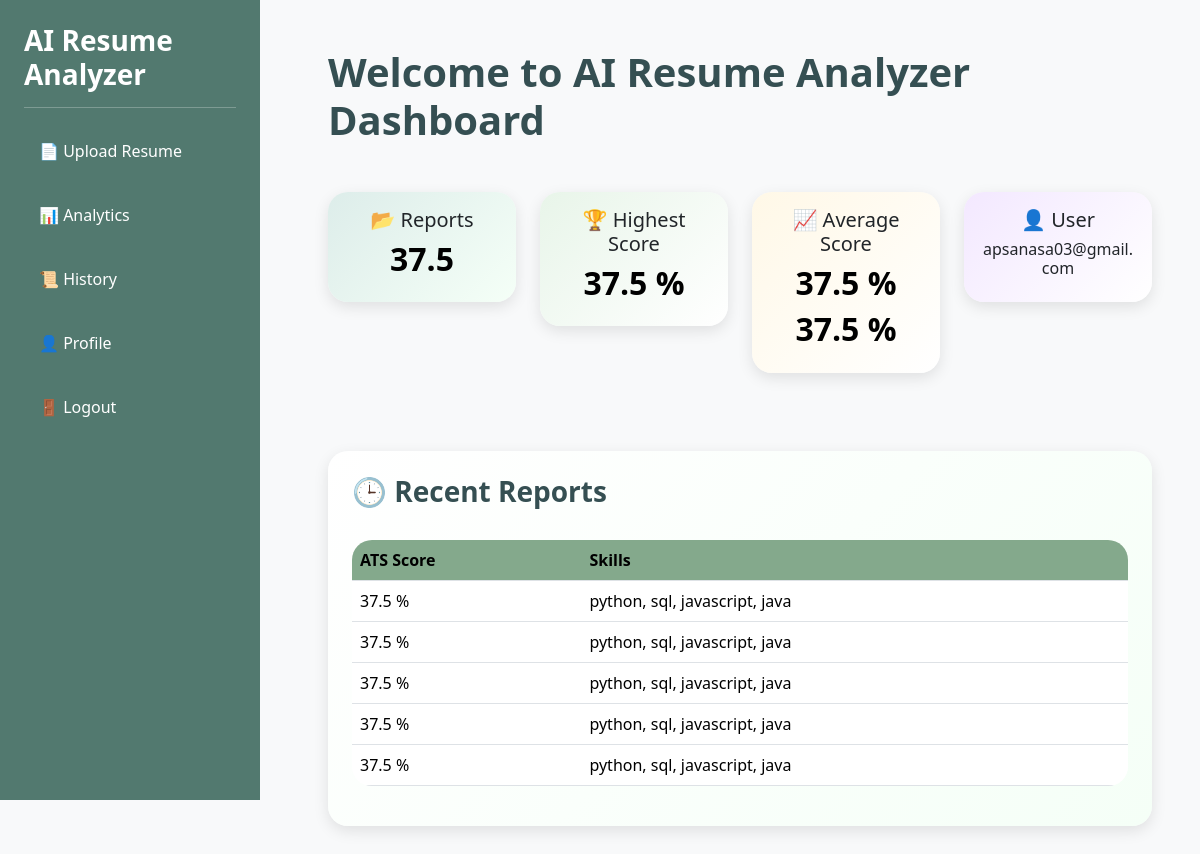
The app's page /dashboard (signed in) with its own data.
### tables this page shows
CREATE TABLE reports(

        id INTEGER PRIMARY KEY AUTOINCREMENT,

        user_email TEXT,

        score REAL,

        skills TEXT

    , date TEXT);

### app.py (the view)
@app.route('/dashboard')
def dashboard():
    if 'user' not in session:
        return redirect('/login')
    stats = get_statistics()
    recent_reports = get_recent_reports(
        session['user']
    )
    return render_template(
        'dashboard.html',
        total_reports=stats[0],
        highest_score=stats[1],
        average_score=round(stats[2],2)
        if stats[2] else 0,
        email=session['user'],
        recent_reports=recent_reports
    )

### app.py (called while the page is built)
def get_recent_reports(user_email):
    conn = sqlite3.connect("database/users.db")
    cursor = conn.cursor()
    cursor.execute(
        """
        SELECT score, skills
        FROM reports
        WHERE user_email = ?
        ORDER BY id DESC
        LIMIT 5
        """,
        (user_email,)
    )
    reports = cursor.fetchall()
    conn.close()
    return reports

### utils/database.py (called while the page is built)
def get_statistics():
    conn = sqlite3.connect("database/users.db")
    cursor = conn.cursor()
    cursor.execute("SELECT MAX(score) FROM reports")
    highest_score = cursor.fetchone()[0]
    cursor.execute("SELECT MIN(score) FROM reports")
    lowest_score = cursor.fetchone()[0]
    cursor.execute("SELECT AVG(score) FROM reports")
    average_score = cursor.fetchone()[0]
    cursor.execute("SELECT COUNT(*) FROM reports")
    total_reports = cursor.fetchone()[0]
    conn.close()
    if average_score:
        average_score = round(average_score, 2)
    else:
        average_score = 0
    return (
        highest_score,
        lowest_score,
        average_score,
        total_reports
    )

### templates/dashboard.html (shortened to what this page needs)
<!DOCTYPE html>
<html lang="en">
<head>
    <link
    href="https://cdn.jsdelivr.net/npm/bootstrap@5.3.3/dist/css/bootstrap.min.css"
    rel="stylesheet">
    <link rel="stylesheet"
    href="{{ url_for('static',
                     filename='css/style.css') }}">
</head>
<body>
<div class="d-flex">
    <div class="sidebar p-4">
        <h3>
            AI Resume Analyzer
        </h3>
        <hr>
        <a href="/upload">
            📄 Upload Resume
        </a>
        <a href="/analytics">
            📊 Analytics
        </a>
        <a href="/history">
            📜 History
        </a>
        <a href="/profile">
            👤 Profile
        </a>
        <a href="/logout">
            🚪 Logout
        </a>
    </div>
    <div class="content p-5">
        <h1 class="mb-5">
            Welcome to AI Resume Analyzer Dashboard
        </h1>
        <div class="row">
            <div class="col-md-3">
                <div class="card text-center p-3"
                     style="background:
                     linear-gradient(
                     135deg,
                     #DDEDEA,
                     #F5FFF7);">
                    <h5>
                        📂 Reports
                    </h5>
                    <h2>
                        {{ total_reports }}
                    </h2>
                </div>
            </div>
            <div class="col-md-3">
                <div class="card text-center p-3"
                     style="background:
                     linear-gradient(
                     135deg,
                     #E8F5E9,
                     #FFFFFF);">
                    <h5>
                        🏆 Highest Score
                    </h5>
                    <h2>
                        {{ highest_score }} %
                    </h2>
                </div>
            </div>
            <div class="col-md-3">
                <div class="card text-center p-3"
                     style="background:
                     linear-gradient(
                     135deg,
                     #FFF8E7,
                     #FFFFFF);">
                    <h5>
                        📈 Average Score
                    </h5>
                    <h2>
                        {{ average_score }} %
                    </h2>
                 <h2>
    {{ average_score }} %
</h2>
                </div>
            </div>
            <div class="col-md-3">
                <div class="card text-center p-3"
                     style="background:
                     linear-gradient(
                     135deg,
                     #F3E8FF,
                     #FFFFFF);">
                    <h5>
                        👤 User
                    </h5>
                    <h6>
                        {{ email }}
                    </h6>
                </div>
            </div>
        </div>
        <br><br>
        <div class="card p-4">
            <h3>
                🕒 Recent Reports
            </h3>
            <br>
            <table class="table">
                <thead>
                    <tr>
                        <th>
                            ATS Score
                        </th>
                        <th>
                            Skills
                        </th>
                    </tr>
                </thead>
                <tbody>
                    {% for report in recent_reports %}
                    <tr>
                        <td>
                            {{ report[0] }} %
                        </td>
                        <td>
                            {{ report[1] }}
                        </td>
                    </tr>
                    {% endfor %}
                </tbody>
            </table>
        </div>
    </div>
</div>
</body>
</html>

### static/css/style.css (style rules this page uses)
body { background: #F8F9FA; font-family: 'Segoe UI', sans-serif; color: #2F3E46; }
h1,h2,h3 { color: #354F52; font-weight: 600; }
.card { background: linear-gradient( 135deg, #ffffff, #F5FFF7 ); border: none; border-radius: 20px; padding: 20px; box-shadow: 0 8px 20px rgba( 0, 0, 0, 0.08 ); transition: all 0.3s ease; }
table { background:white; border-radius:15px; overflow:hidden; }
th { background:#84A98C !important; color:white; }
.row { margin-bottom:30px; }
a { text-decoration: none; }
.card { transition: 0.3s; }
.card { transition: all 0.3s ease; }
h1 { font-weight: bold; }
table { border-radius:20px; overflow:hidden; }
.sidebar { width:260px; height:100vh; background:#52796F; color:white; position:fixed; }
.sidebar h3 { color:white; }
.sidebar a { display:block; color:white; text-decoration:none; padding:15px; margin-top:10px; border-radius:15px; transition:0.3s; }
.content { margin-left:280px; width:100%; }
.card { border:none; border-radius:20px; box-shadow:0 5px 15px rgba(0,0,0,0.1); }
.card h2 { color:black; }

### records on screen
reports: score "37.5", skills "python, sql, javascript, java"
reports: score "37.5", skills "python, sql, javascript, java"
reports: score "37.5", skills "python, sql, javascript, java"
reports: score "37.5", skills "python, sql, javascript, java"
reports: score "37.5", skills "python, sql, javascript, java"

### other values on screen
{{ total_reports }} "37.5"
{{ highest_score }} "37.5"
{{ average_score }} "37.5"
{{ email }} "apsanasa03@gmail.com"
